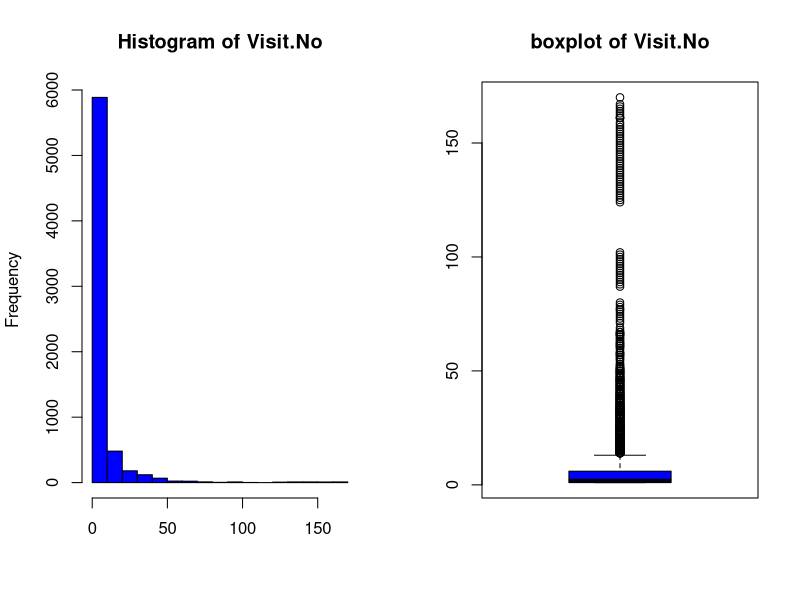

Write the R code that produced this figure. (Note: this script raises an error after producing the figure.)
## ---- chunk 1
suppressPackageStartupMessages(library(dplyr))
suppressPackageStartupMessages(library(tidyr))
suppressPackageStartupMessages(library(ggplot2))
## ---- chunk 2
Raw_df <- read.csv(
          file='./data/Raw.csv',
          stringsAsFactors = T)
Raw_df$SessionID <- as.character(Raw_df$SessionID)
Raw_df$TimeStamp <- as.character(Raw_df$TimeStamp)
summary(Raw_df)
## ---- chunk 3
calServTime <- function(session_df){
  stopifnot(length(unique(session_df$SessionID)) == 1) #stop if not the same session
  session_df <- session_df[order(session_df$TimeStamp),]
  TimeStamp = strptime(session_df$TimeStamp,"%H:%M:%S")
  session_df$ServTime<-c(as.numeric(difftime(TimeStamp[-1],
                                             TimeStamp[-nrow(session_df)],units = 'secs')),
                     NA)
  return(session_df[-nrow(session_df),])
}
## ---- chunk 4
tmp_ID <- unique(Raw_df$SessionID)
ServiceTime_df <- data.frame()
for(ID in tmp_ID){
  ServiceTime_df<-rbind(ServiceTime_df,
                  calServTime(session_df = Raw_df %>% filter(SessionID ==ID))
  )
}
ServiceTime_df <- ServiceTime_df %>% select(-TimeStamp)
summary(ServiceTime_df)
## ---- chunk 5
write.csv(ServiceTime_df, 
          file='./data/ServiceTime.csv', row.names = F)
## ---- chunk 6
Raw_df %>% 
  group_by(SessionID) %>%
  summarise(count = n()) %>% 
  summary()
## ---- chunk 7
Raw_df %>% 
  mutate(DayOfWeek=ordered(DayOfWeek,levels=c('Tuesday','Wednesday','Friday','Saturday'))) %>% 
  group_by(
  DayOfWeek
  ) %>% 
  summarise(num_Session = length(unique(SessionID)))
## ---- chunk 8
Raw_df %>% 
  mutate(WorkingDay=ordered(WorkingDay,levels=c('YES','NO'))) %>%
  group_by(
  WorkingDay
  ) %>% 
  summarise(num_Session = length(unique(SessionID)))
## ---- chunk 9
Raw_df %>% 
  mutate(AM_PM=ordered(AM_PM,levels=c('Morning','Afternoon'))) %>%
  group_by(
  AM_PM
  ) %>% 
  summarise(num_Session = length(unique(SessionID)))
## ---- chunk 10
Raw_df %>% 
  select(Gender) %>% summary()
## ---- chunk 11
Raw_df %>% select(
  M.Cancer
  ) %>% summary()
## ---- chunk 12
Raw_df %>% select(
  S.Cancer
  ) %>% summary()
## ---- chunk 13
Raw_df %>% group_by(
  Gender,M.Cancer
  ) %>% tally() %>% 
  spread(
    Gender,
    n)
## ---- chunk 14
Raw_df %>% group_by(
  Gender,S.Cancer
  ) %>% tally() %>% 
  spread(
    Gender,
    n)
## ---- chunk 15
Raw_df %>% select(Visit.No) %>% summary()
## ---- chunk 16
old.par = par(no.readonly = T)
par(mfrow=c(1,2))
hist(Raw_df$Visit.No,main='Histogram of Visit.No', xlab='',col='blue')
boxplot(Raw_df$Visit.No,main='boxplot of Visit.No', xlab='',col='blue')
wanted_devices <- c("png", "pdf")
# Loop over all devices and copy the plot there
for (device in wanted_devices) {
  dev.copy(
    eval(parse(text = device)),
    paste("./figure/VisitNo", device, sep = ".")  # 
  )
  dev.off()
}
par(old.par)
## ---- chunk 17
ServiceTime_df %>% group_by(M.Cancer, Gender) %>%  summarise(count=n(),ServTime_Mean=mean(ServTime))
## ---- chunk 18
old.par = par(no.readonly = T)
par(mfrow=c(2,1))
ServT_MainCancer = subset(ServiceTime_df$ServTime,ServiceTime_df$M.Cancer)
ServT_NotMainCancer = subset(ServiceTime_df$ServTime,!ServiceTime_df$M.Cancer)
xlim = range(c(ServT_MainCancer,ServT_NotMainCancer)) 
title_M_Cancer = sprintf('Service-Time (M.Cancer=TRUE): (mean,median)=(%.0f,%.0f) seconds',
                         mean(ServT_MainCancer),median(ServT_MainCancer))
title_notM_Cancer = sprintf('Service-Time (M.Cancer=FALSE): (mean,median)=(%.0f,%.0f) seconds',
                         mean(ServT_NotMainCancer),median(ServT_NotMainCancer))
hist(ServT_MainCancer,main=title_M_Cancer, 
     probability =TRUE, xlim= xlim,
     xlab='ServiceTime',col='blue')
hist(ServT_NotMainCancer,main=title_notM_Cancer, 
     probability =TRUE, xlim= xlim,
     xlab='ServiceTime',col='blue')
wanted_devices <- c("png", "pdf")
# Loop over all devices and copy the plot there
for (device in wanted_devices) {
  dev.copy(
    eval(parse(text = device)),
    paste("./figure/ServTime_M_Cancer", device, sep = ".")  # 
  )
  dev.off()
}
par(old.par)
## ---- chunk 19
old.par = par(no.readonly = T)
par(mfrow=c(2,1))
ServT_SecondaryCancer = subset(ServiceTime_df$ServTime,ServiceTime_df$S.Cancer)
ServT_NotSecondaryCancer = subset(ServiceTime_df$ServTime,!ServiceTime_df$S.Cancer)
xlim = range(c(ServT_SecondaryCancer,ServT_NotSecondaryCancer)) 
title_M_Cancer = sprintf('Service-Time (S.Cancer=TRUE): (mean,median)=(%.0f,%.0f) seconds',
                         mean(ServT_SecondaryCancer),median(ServT_SecondaryCancer))
title_notM_Cancer = sprintf('Service-Time (S.Cancer=FALSE): (mean,median)=(%.0f,%.0f) seconds',
                         mean(ServT_NotSecondaryCancer),median(ServT_NotSecondaryCancer))
hist(ServT_SecondaryCancer,main=title_M_Cancer, 
     probability =TRUE, xlim= xlim,
     xlab='ServiceTime',col='blue')
hist(ServT_NotSecondaryCancer,main=title_notM_Cancer, 
     probability =TRUE, xlim= xlim,
     xlab='ServiceTime',col='blue')
wanted_devices <- c("png", "pdf")
# Loop over all devices and copy the plot there
for (device in wanted_devices) {
  dev.copy(
    eval(parse(text = device)),
    paste("./figure/ServTime_S_Cancer", device, sep = ".")  # 
  )
  dev.off()
}
par(old.par)
## ---- chunk 20
old.par = par(no.readonly = T)
par(mfrow=c(2,1))
Cancer_tag = ServiceTime_df$M.Cancer | ServiceTime_df$S.Cancer 
ServT_Cancer = subset(ServiceTime_df$ServTime,Cancer_tag)
ServT_NotCancer = subset(ServiceTime_df$ServTime,!Cancer_tag)
xlim = range(c(ServT_Cancer,ServT_NotCancer)) 
title_M_Cancer = sprintf('Service-Time (with Cancer): (mean,median)=(%.0f,%.0f) seconds',
                         mean(ServT_Cancer),median(ServT_Cancer))
title_notM_Cancer = sprintf('Service-Time (without Cancer): (mean,median)=(%.0f,%.0f) seconds',
                         mean(ServT_NotCancer),median(ServT_NotCancer))
hist(ServT_Cancer,main=title_M_Cancer, 
     probability =TRUE, xlim= xlim,
     xlab='ServiceTime',col='blue')
hist(ServT_NotCancer,main=title_notM_Cancer, 
     probability =TRUE, xlim= xlim,
     xlab='ServiceTime',col='blue')
wanted_devices <- c("png", "pdf")
# Loop over all devices and copy the plot there
for (device in wanted_devices) {
  dev.copy(
    eval(parse(text = device)),
    paste("./figure/ServTime_Cancer", device, sep = ".")  # 
  )
  dev.off()
}
par(old.par)
## ---- chunk 21
cor(ServiceTime_df %>% filter(!is.na(Visit.No)) %>% select(Visit.No,ServTime))
## ---- chunk 22
ServiceTime_df %>% filter(!is.na(Visit.No)) %>%
  mutate(FirstVisit= Visit.No==1) %>% ggplot(aes(x=ServTime)) +
  geom_histogram(bins=30,color='black',fill='blue') + facet_grid(.~FirstVisit,labeller = label_both) +
  xlab('Service-Time') + theme_bw()
ggsave('./figure/ServTime_FirstVisit.pdf')
ggsave('./figure/ServTime_FirstVisit.png')
